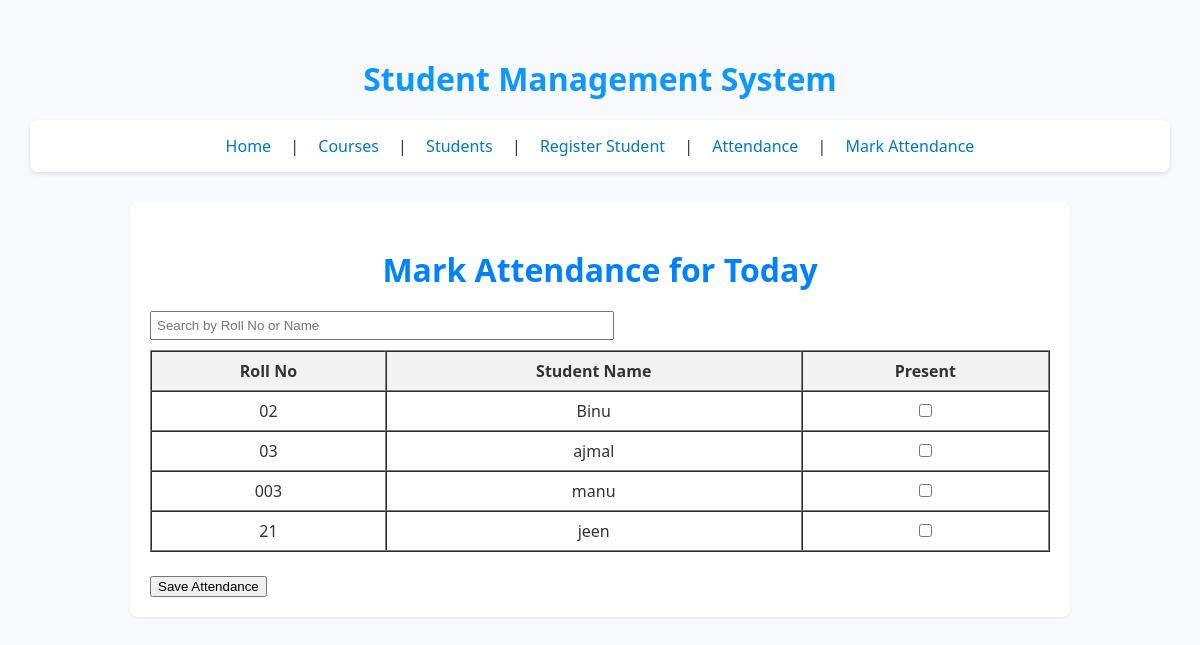
The app's page /mark/ with its own data.
### core/models.py (models this page shows, shortened)
class Student(models.Model):
    name = models.CharField(max_length=100)
    email = models.EmailField()
    course = models.ForeignKey(Course, on_delete=models.CASCADE)
    roll_no = models.CharField(max_length=50, unique=True)
    date_of_birth = models.DateField()

### core/views.py (the view, shortened to what this page needs)
# urls.py: path('mark/', views.mark_attendance, name='mark_attendance'),
def mark_attendance(request):
    students = Student.objects.all()
    today = date.today()
    return render(request, 'core/attendance_form.html', {'students': students})

### core/templates/core/attendance_form.html (shortened to what this page needs)
{% extends 'core/base.html' %}
{% block content %}
<h2>Mark Attendance for Today</h2>
<input type="text" id="studentSearch" placeholder="Search by Roll No or Name"
       style="margin-bottom: 10px; padding: 5px; width: 50%;" onkeyup="filterStudents()">
<form method="post">
    <table border="1" cellpadding="8" cellspacing="0" id="studentTable" style="width: 100%; text-align: center;">
        <thead style="background-color: #f2f2f2;">
            <tr>
                <th>Roll No</th>
                <th>Student Name</th>
                <th>Present</th>
            </tr>
        </thead>
        <tbody>
        {% for student in students %}
            <tr>
                <td>{{ student.roll_no }}</td>
                <td>{{ student.name }}</td>
                <td>
                    <input type="checkbox" name="student_{{ student.id }}">
                </td>
            </tr>
        {% endfor %}
        </tbody>
    </table>
    <br>
    <button type="submit">Save Attendance</button>
</form>
{% endblock %}

### core/static/core/style.css (style rules this page uses)
body { font-family: 'Segoe UI', Tahoma, Geneva, Verdana, sans-serif; margin: 0; padding: 30px; background-color: #f7f9fc; color: #333; }
h2 { text-align: center; color: #0281ff; margin-bottom: 20px; font-size: 2em; }

### records on screen
Student: roll_no "02", name "Binu"
Student: roll_no "03", name "ajmal"
Student: roll_no "003", name "manu"
Student: roll_no "21", name "jeen"
